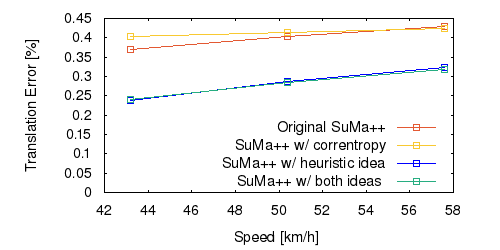

Write gnuplot code to recreate this figure.
set term png size 500,250 font "Helvetica" 11
set output "04_ts.png"
set size ratio 0.5
set yrange [0:*]
set xlabel "Speed [km/h]"
set ylabel "Translation Error [%]"
set key bottom
plot "04_ts.txt" using ($1*3.6):($2*100) title 'Original SuMa++' lc rgb "#e35933" pt 4 w linespoints, \
"c.txt" using ($1*3.6):($2*100) title 'SuMa++ w/ correntropy' lc rgb "#df8c932" pt 4 w linespoints, \
"l.txt" using ($1*3.6):($2*100) title 'SuMa++ w/ heuristic idea' lc rgb "#0000FF" pt 4 w linespoints, \
"b.txt" using ($1*3.6):($2*100) title 'SuMa++ w/ both ideas ' lc rgb "#27ad81" pt 4 w linespoints
